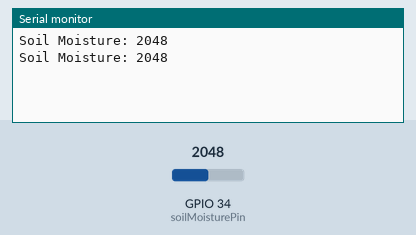
Recording of a sketch running on a simulated ESP32. On the bench: the last lines printed to the serial monitor. Inputs (shaded band) come from the test bench; at power-on: GPIO 34 (soilMoisturePin) = 2048.

Above: at 1.8 s.
1.9 s: GPIO 34 (soilMoisturePin) set to 2866
At 2.8 s:
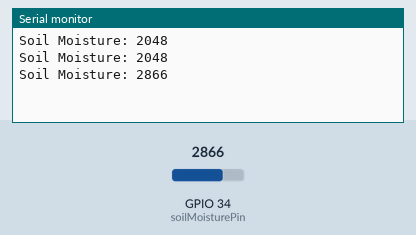
3.4 s: GPIO 34 (soilMoisturePin) set to 3603
At 4.5 s:
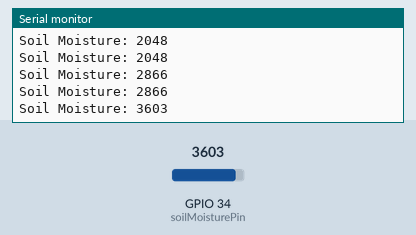
Timing chart, 0 to 6.4 s (numbered marks = the images above; inputs shaded):
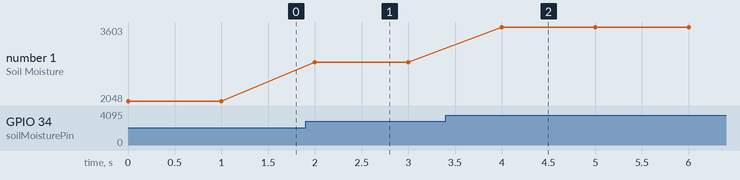

The sketch:

Capacitive_Soil_Moisture_Sensor_v1.ino
```cpp
const int soilMoisturePin = 34;  // Chân ADC trên ESP32 (chân D34)
int soilMoistureValue = 0;

void setup() {
  Serial.begin(115200);  // Khởi tạo kết nối với Serial Monitor với tốc độ baud 115200
}

void loop() {
  soilMoistureValue = analogRead(soilMoisturePin);  // Đọc giá trị từ chân ADC
  Serial.print("Soil Moisture: ");
  Serial.println(soilMoistureValue);  // In giá trị đọc được ra Serial Monitor

  delay(1000);  // Chờ 1 giây trước khi đọc giá trị tiếp theo
}
// const int soilMoisturePin = 34;: Khai báo biến soilMoisturePin và gán giá trị là số 34, đại diện cho chân ADC trên ESP32 (chân D34) mà bạn sử dụng để kết nối với Capacitive Soil Moisture Sensor.

// int soilMoistureValue = 0;: Khai báo biến soilMoistureValue và gán giá trị ban đầu là 0, biến này sẽ lưu trữ giá trị đọc từ cảm biến.

// Serial.begin(115200);: Khởi tạo kết nối với Serial Monitor với tốc độ baud 115200 để hiển thị thông tin đọc từ cảm biến.

// soilMoistureValue = analogRead(soilMoisturePin);: Đọc giá trị từ chân ADC (D34) bằng cách sử dụng hàm analogRead() và lưu giá trị vào biến soilMoistureValue.

// Serial.print("Soil Moisture: "); và Serial.println(soilMoistureValue);: In chuỗi "Soil Moisture: " và giá trị đọc được từ cảm biến ra Serial Monitor để hiển thị.

// delay(1000);: Chờ 1 giây trước khi đọc giá trị từ cảm biến lần tiếp theo.
// Serial Monitor: 115200 baud
// board: DOIT ESP32 DEVKIT V1
```

Measured:
- after the input at 1.9 s, the serial monitor: prints a new line after 0.10 s (image 1)
- after the input at 3.4 s, the serial monitor: prints a new line after 0.60 s (image 2)
- plotted number 1: 2048 → 2866 after the input at 1.9 s, 2866 → 3603 after the input at 3.4 s
